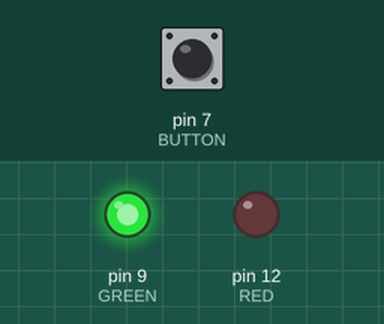
Simulated run of this sketch. Board: Arduino Uno, built with avr-gcc and run on an emulated ATmega328P. Parts: output pins drawn as LEDs (lit = HIGH). Inputs (shaded band) come from the test bench; at power-on: pin 7 (BUTTON) LOW.

Above: at 1.2 s.
1.3 s: pin 7 (BUTTON) pulled HIGH for 0.15 s
Timing chart, 0 to 4.3 s (numbered marks = the images above; inputs shaded):
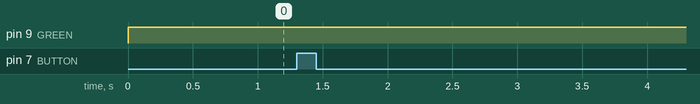

The sketch:

experiment_01.ino
```cpp
const int RED    = 12;
const int GREEN  = 9;
const int BUTTON = 7;

int val     = 0;
int timeout = 1000;
int old_val = 0;
int state   = 0;

void setup() {
  pinMode(RED,    OUTPUT);
  pinMode(GREEN,  OUTPUT);
  pinMode(BUTTON, INPUT);
}

void loop() {

  val = digitalRead(BUTTON);

  if( (val == HIGH) && (old_val == LOW) ) {
    state = 1;
  } else {
    state = 0;
  }

  old_val = val;

  if( state == 1 ) {
    digitalWrite(RED, HIGH);
    digitalWrite(GREEN, LOW);
  } else {
    digitalWrite(RED, LOW);
    digitalWrite(GREEN, HIGH);
  }
}
```
